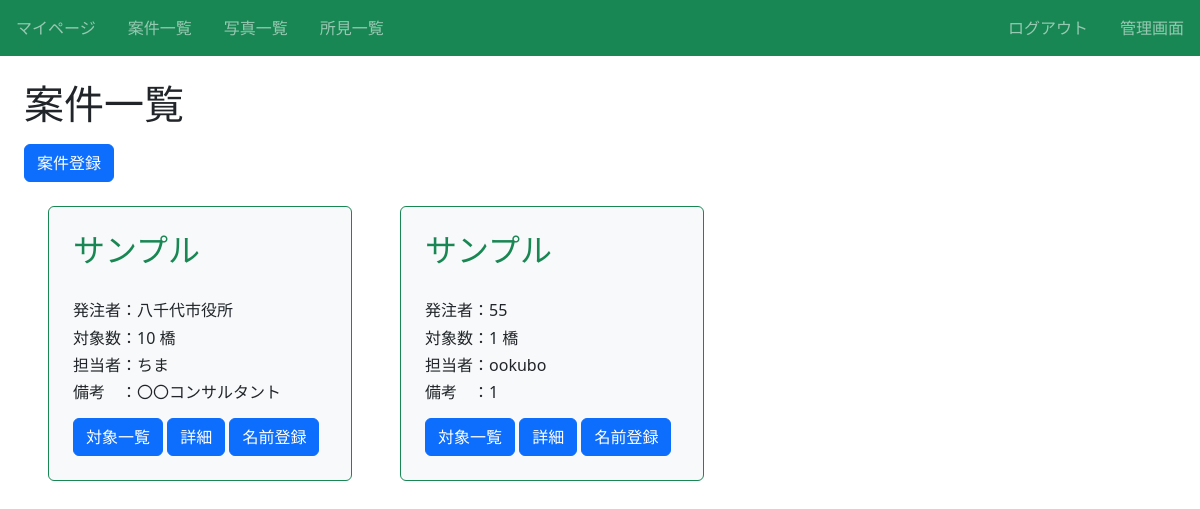
Page /article/ (signed in) on the committed database.
### infra/models.py (models this page shows, shortened)
class Article(models.Model):
    案件名 = models.CharField(max_length=100)# 顧客名
    土木事務所 = models.CharField(max_length=100)# 土木事務所 article_name
    対象数 = models.IntegerField()# 対象数 number
    担当者名 = models.CharField(max_length=100)# 担当者名 namager
    その他 = models.CharField(max_length=100)# その他 other
    カテゴリー = models.CharField(max_length=100, choices = CATEGORY)# カテゴリー

### infra/views.py (the view)
# urls.py: path('article/', views.ListArticleView.as_view(), name='list-article'),# 案件の一覧
class ListArticleView(LoginRequiredMixin, ListView):
    template_name = 'infra/article_list.html'
    model = Article

### infra/templates/infra/article_list.html (shortened to what this page needs)
{% extends "base.html" %}
{% block h1 %}案件一覧{% endblock %}
{% block content %}
<div class="mt-3">
  <a href="{% url 'create-article' %}" class="btn btn-primary">案件登録</a>
</div>
<div class="d-flex flex-wrap">
  {% for item in object_list %}
    <div class="p-4 m-4 bg-light border border-success rounded" style="width: 19rem;">
      <h2 class="text-success">{{ item.案件名 }}</h2><br>
      <h6 class="card-text">発注者：{{ item.土木事務所 }}</h6>
      <h6 class="card-text">対象数：{{ item.対象数 }} 橋</h6>
      <h6 class="card-text">担当者：{{ item.担当者名 }}</h6>
      <h6 class="card-text">備考　：{{ item.その他 }}</h6>
      <div class="mt-3">
        <a href="{% url 'list-infra' item.pk %}" class="btn btn-primary">対象一覧</a>
        <a href="{% url 'detail-article' item.pk %}" class="btn btn-primary">詳細</a>
        <a href="{% url 'names-list' item.pk %}" class="btn btn-primary">名前登録</a>
      </div>
    </div>
  {% endfor %}
{% endblock content %}

### infra/static/infra/css/style.css (style rules this page uses)
a { text-decoration: none; }

### rows in the picture
Article: 案件名 "サンプル", 土木事務所 "八千代市役所", 対象数 "10", 担当者名 "ちま", その他 "〇〇コンサルタント"
Article: 案件名 "サンプル", 土木事務所 "55", 対象数 "1", 担当者名 "ookubo", その他 "1"
